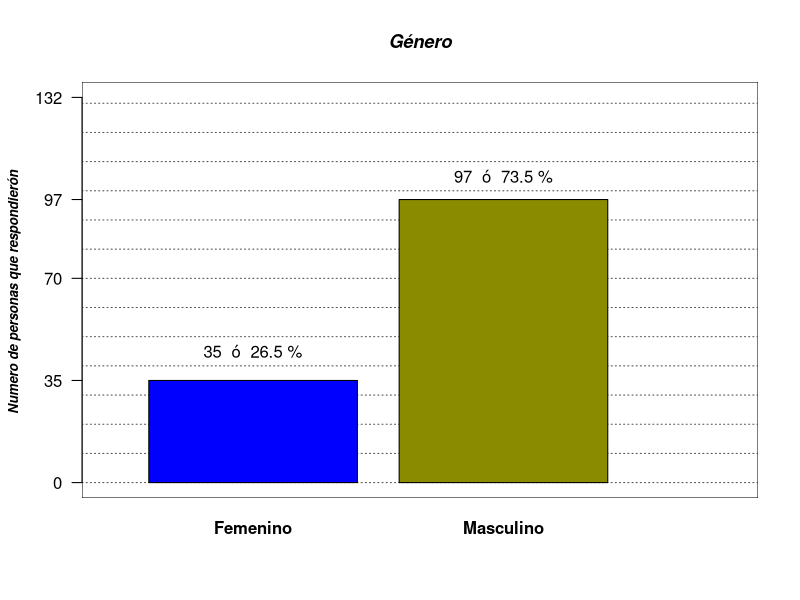

The R script that drew this image:
## ---- chunk 1
knitr::opts_chunk$set(echo = FALSE,
                      message = FALSE,
                      warning = FALSE)
## ---- chunk 2
encuesta <- read.csv2("Encuesta_habitos_dep.csv", 
                       encoding = "UTF-8",
                       dec = ".")
## ---- chunk 3
#grafica de variable genero

par(bg="white")
plot(seq(0,3, length.out = 132), seq(0,132, length.out = 132), type="n",
     main   = "Género",
     
     font.main = 4,
     font.lab  = 4,
     cex.main  = 1.1,
     cex.lab   = 0.8,
     cex.sub   = 0.8,
     axes      = FALSE,
     xlab      = " ",
     ylab      = "Numero de personas que respondierón ",
     
     )

rect(par("usr")[1],par("usr")[3],par("usr")[2],par("usr")[4],col="white")

abline(h   = seq(0,132,10), 
       col = rep("grey30",17), 
       lty = 3,
       
       )

#guardar los datos de la columna en una tabla
tabla1 <- table(encuesta$genero)

#mostramos con barplot la tabla1
grafica1 <- barplot(tabla1,
                col       = c("blue", "yellow4"),
                font.axis = 2,
                axes      = FALSE,
                add       = TRUE
                )
axis(2, at = c(0,35,70,97,132),las = 1)

text(grafica1,
     c(45,105),
     labels = paste(tabla1," ó ",round((tabla1/sum(tabla1)*100),1),"%")
     )
